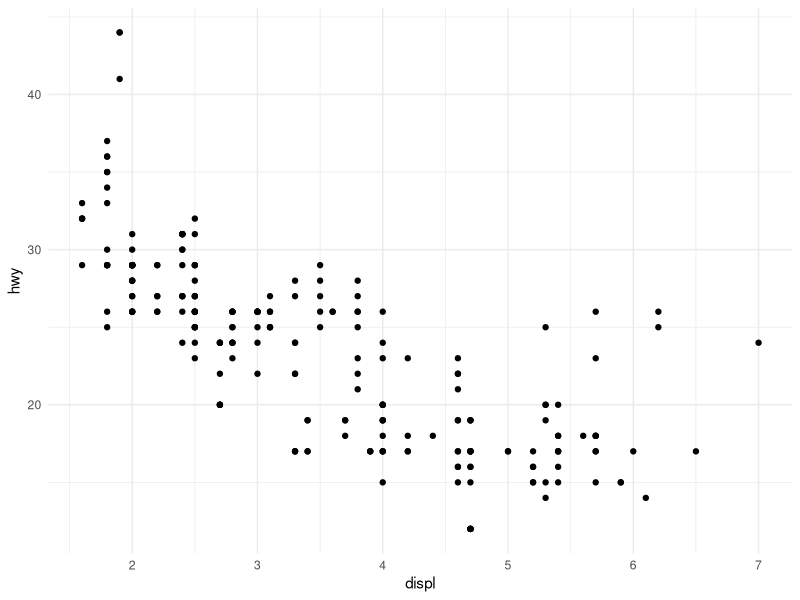
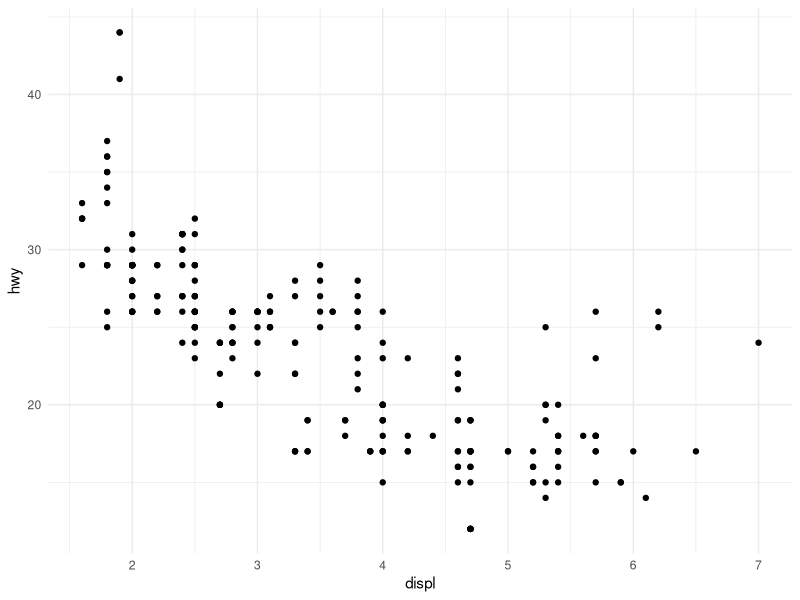
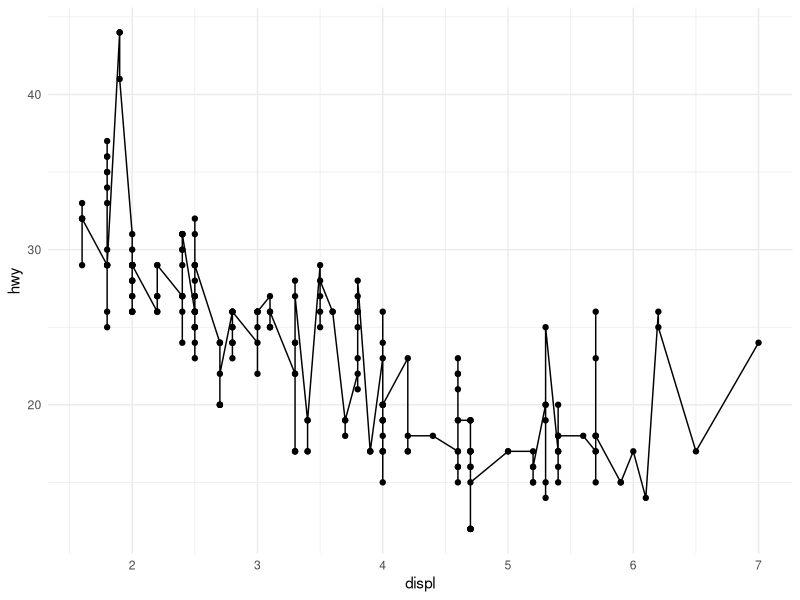
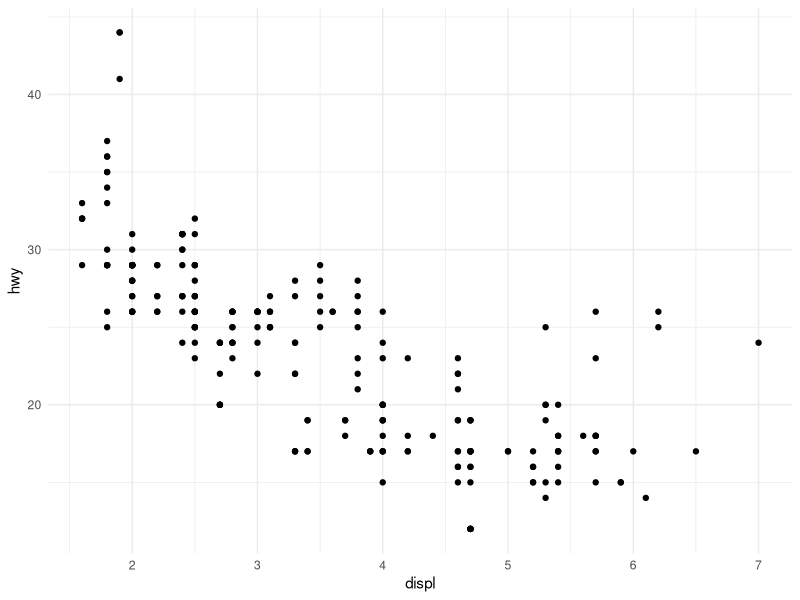
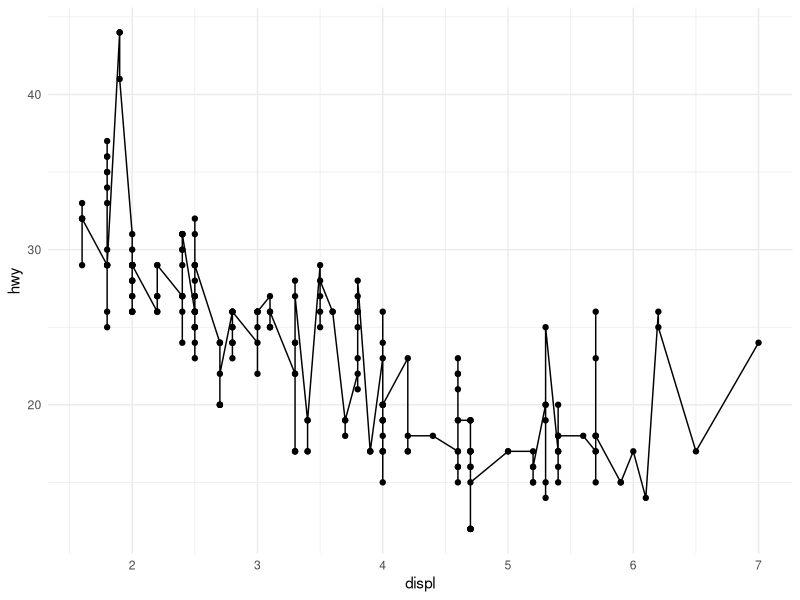
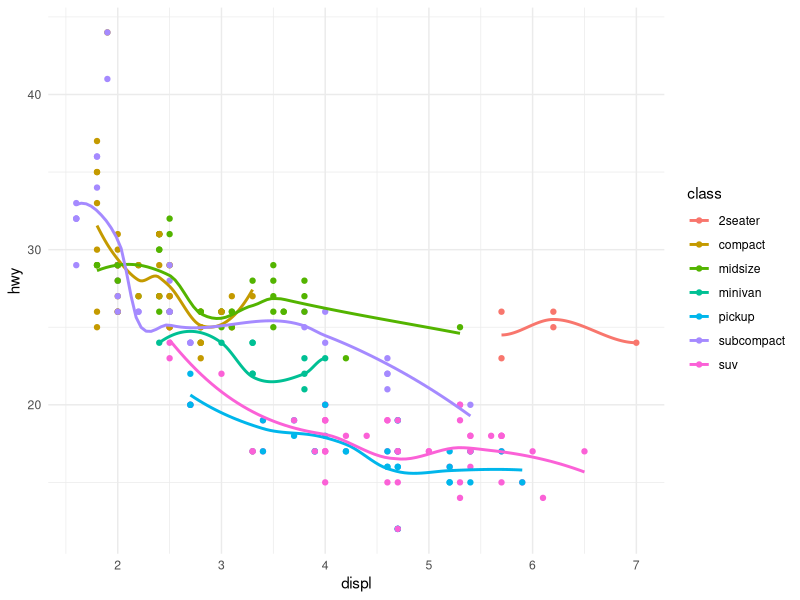
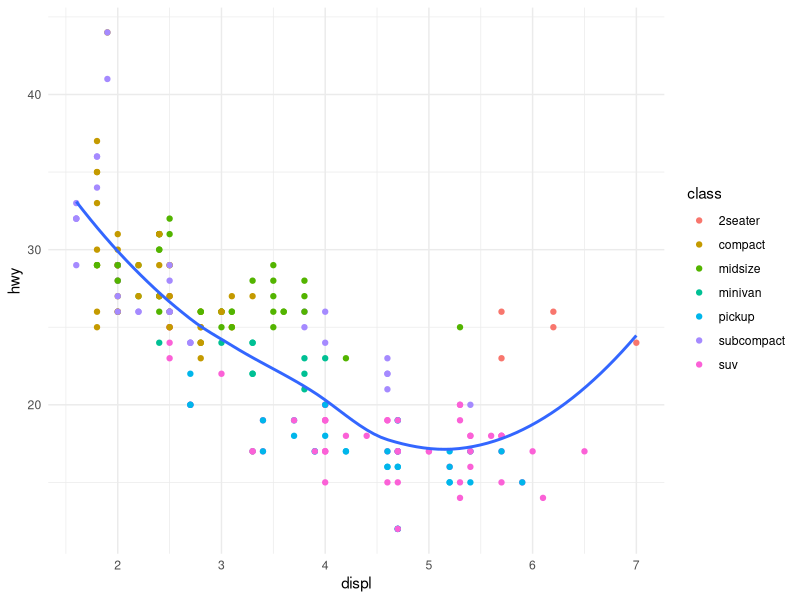
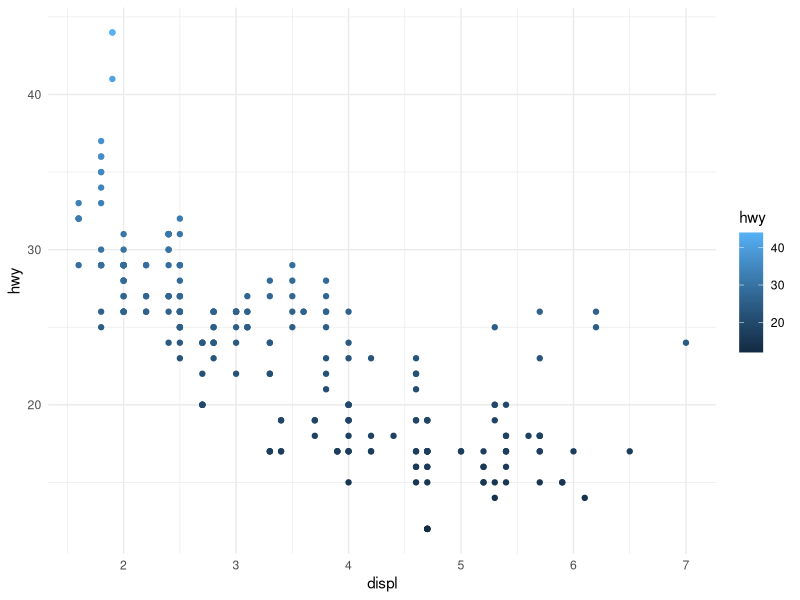

Here is the R script that generated these plots, in order:
# 映射位置

library(tidyverse)

theme_set(theme_minimal())

p1 <- ggplot(data = mpg, mapping = aes(x = displ, y = hwy)) + geom_point()
p1


p2 <- ggplot() + geom_point(data = mpg, mapping = aes(x = displ, y = hwy))
p2


p1 + geom_line()

p2 + geom_line()

p2 + geom_line(data = mpg, mapping = aes(x = displ,  y = hwy))


ggplot(mpg, aes(displ, hwy, colour = class)) +
  geom_point() +
  geom_smooth(se = FALSE)

ggplot(mpg, aes(displ, hwy)) +
  geom_point(aes(colour = class)) +
  geom_smooth(se = FALSE)



# overriding
ggplot(data = mpg, aes(x = displ, y = hwy, color = hwy)) +
  geom_point()

ggplot(data = mpg, aes(x = displ, y = hwy, color = hwy)) + 
  geom_point(aes(size = hwy))

ggplot(data = mpg, aes(x = displ, y = hwy, color = hwy)) + 
  geom_point(aes(x = class))

ggplot(data = mpg, aes(x = displ, y = hwy, color = hwy)) +
  geom_point(aes(colour = NULL))


# setting 和 mapping
# mapping
ggplot(data = mpg, aes(x = displ, y = hwy)) +
  geom_point(aes(color = hwy, size = 3))

# setting
ggplot(data = mpg, aes(x = displ, y = hwy)) +
  geom_point(color = "darkblue", size = 3)



# data formats
lw <- read.csv("longWidedata.csv")
lw

ggplot(lw, aes(x = Year, color = Town)) +
  geom_line(aes(y = Males)) + geom_line(aes(y = Females), linetype = "dashed") +
  geom_point(aes(y = Males)) + geom_point(aes(y = Females))


library(reshape2)
melted_data <- melt(lw, id.vars = "Town")
melted_data

melted_data <- melt(lw, id.vars = c("Year", "Town"))
melted_data

ggplot(melted_data, aes(x = Year, y = value, color = Town)) +
  geom_line() + geom_point()



# scatter plot
library(dplyr)
library(ggplot2)
theme_set(theme_minimal())

starwars


humans <- filter(starwars, species == "Human")
humans

humans <- humans[!is.na(humans$mass), ]
humans


ggplot(humans, aes(x = mass, y = height)) + 
  geom_point()

ggplot(humans, aes(x = mass, y = height)) +
  geom_point(size = 4, alpha = 0.4)

ggplot(humans, aes(x = mass, y = height)) +
  geom_point(size = 4, alpha = 0.4, position = "jitter")



# 添加BMI列
humans <- mutate(humans, BMI = mass / (height / 100) ^ 2)

ggplot(humans, aes(x = mass, y = height)) +
  geom_point(aes(color = BMI), size = 4)

ggplot(humans, aes(x = mass, y = height)) +
  geom_point(aes(color = BMI), size = 4) +
  scale_color_gradient(low = "green", high  = "red")